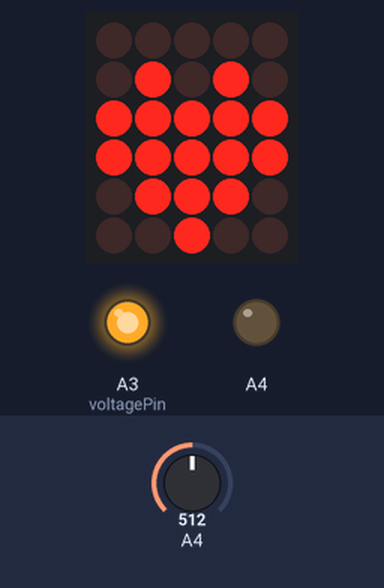
A sketch run on a simulated Arduino Uno, built with avr-gcc and run on an emulated ATmega328P. On the bench: 5×6 LED matrix, output pins drawn as LEDs (lit = HIGH). Wiring (inferred from the names in the program): LED matrix (orientation assumed): rows pin 7, pin 8, pin 9, pin 10, pin 11, pin 12; columns pin 2, pin 3, pin 4, pin 5, pin 6. The inputs (shaded band) are chosen by the test bench; at power-on: A4 = 512. Pins used as bus, display or sensor lines are not drawn; what the sketch prints to the serial monitor is not drawn.

Above: at 1.2 s.
1.3 s: A4 set to 415
4.3 s: A4 set to 382
At 5.3 s:
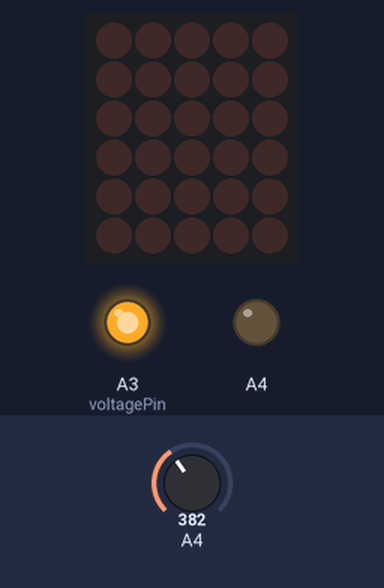
5.8 s: A4 set to 257
7.3 s: A4 set to 238
At 8.0 s:
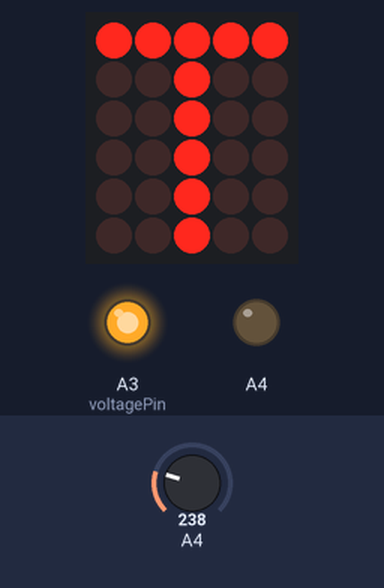
10.3 s: A4 set to 511
At 11.2 s:
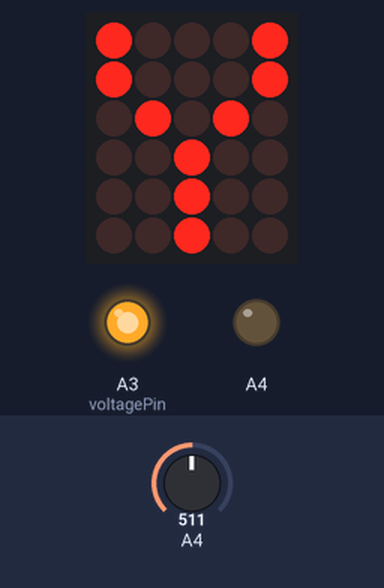
13.3 s: A4 set to 122
At 14.2 s:
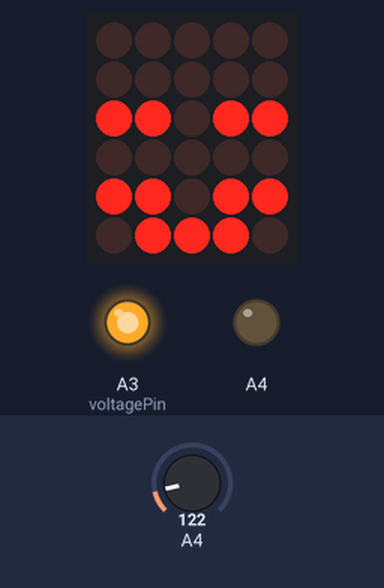
Timing chart, 0 to 15.6 s (numbered marks = the images above; inputs shaded):
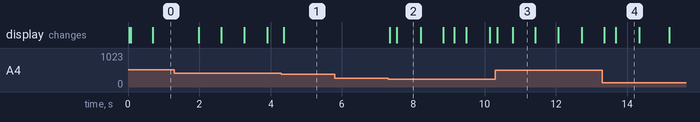

The sketch:

deskWriter.ino
```cpp
float timeCount = 0;
float timeCount1 = 0;
int speed = 500;
int voltagePin = A3;
byte idx;
byte colidx;
byte colsel [5] = {2,3,4,5,6};
byte rowsel [7] = {7,8,9,10,11,12,13};

byte HeartEMPTY[] = {0x00, 0x0a, 0x1f, 0x1f, 0x0e, 0x04, 0x00, 0x00};
byte HeartSOLID[] = {0xff, 0xf5, 0xe0, 0xe0, 0xf1, 0xfb, 0xff, 0xff};
byte smile[] = {0xff, 0xf5, 0xea, 0xff, 0xe4, 0xf1, 0xff, 0xff};
byte smile1[] = {0xff, 0xff, 0xe4, 0xff, 0xe4, 0xf1, 0xff, 0xff};

byte a[] = {0xf1, 0xee, 0xee, 0xee, 0xe0, 0xee, 0xee, 0xff};
byte t[] = {0xe0, 0xea, 0xfb, 0xfb, 0xfb, 0xfb, 0xf1, 0xff};
byte I[] = {0xe0, 0xfb, 0xfb, 0xfb, 0xfb, 0xfb, 0xe0, 0xff};
byte l[] = {0xfe, 0xfe, 0xfe, 0xfe, 0xfe, 0xfe, 0xe0, 0xff};

byte s[] = {0xf1, 0xee, 0xfe, 0xf1, 0xef, 0xee, 0xf1, 0xff};
byte e[] = {0xe0, 0xfe, 0xfe, 0xf0, 0xfe, 0xfe, 0xe0, 0xff};
byte n[] = {0xee, 0xee, 0xec, 0xea, 0xe6, 0xee, 0xee, 0xff};
byte i[] = {0xfb, 0xff, 0xf1, 0xfb, 0xfb, 0xfb, 0xf1, 0xff};

byte v[] = {0xee, 0xee, 0xee, 0xf5, 0xf5, 0xf5, 0xfb, 0xff};
byte y[] = {0xee, 0xee, 0xf5, 0xfb, 0xfb, 0xfb, 0xfb, 0xff};
byte o[] = {0xf1, 0xee, 0xee, 0xee, 0xee, 0xee, 0xf1, 0xff};
byte r[] = {0xf0, 0xee, 0xee, 0xf0, 0xfa, 0xf6, 0xee, 0xff};
byte u[] = {0xee, 0xee, 0xee, 0xee, 0xee, 0xee, 0xf1, 0xff};
byte m[] = {0xee, 0xe4, 0xe4, 0xea, 0xea, 0xee, 0xee, 0xff};

byte clr[] = {0xff, 0xff, 0xff, 0xff, 0xff, 0xff, 0xff, 0xff};

void setup(){

pinMode(voltagePin, OUTPUT);
analogWrite(voltagePin,1024);
analogWrite(A4,100);
Serial.begin(9600);
  for (idx=2; idx < 7; idx++) // prep COLs
  {
    pinMode (idx,OUTPUT);
    digitalWrite (idx,LOW);  // COL off
  }
  for (idx=7; idx < 14; idx++) // prep ROWs
  {
    pinMode (idx,OUTPUT);
    digitalWrite (idx,HIGH);  // ROW off
  }
}


void loop(){

if (analogRead(A4)>400) {
  iLoveYou();
}

if (analogRead(A4)<250) {
  happyNewYear();
}

Serial.println(analogRead(A4));
}

void emojis() {
delay(2);
timeCount1 += 1;

if(timeCount1 <  100) {
drawScreen(HeartEMPTY);
}

else if (timeCount1 <  300) {
drawScreen(HeartSOLID);
}

else if (timeCount1 <  400) {
drawScreen(smile);
}

else if (timeCount1 <  500) {
drawScreen(smile1);
}

else if (timeCount1 <  650) {
drawScreen(smile);
}

else if (timeCount1 <  750) {
drawScreen(smile1);
}

else if (timeCount1 <  850) {
drawScreen(smile);
}

else if (timeCount1 <  800) {
drawScreen(smile1);
}

else {
  timeCount1 = 0;
  timeCount = 0;

  }
}

void iLoveYou() {
  delay(2);
timeCount += 1;

if(timeCount <  100) {
drawScreen(HeartEMPTY);
}

else if (timeCount <  300) {
drawScreen(HeartSOLID);
}

else if (timeCount <  400) {
drawScreen(s);
}

else if (timeCount <  500) {
drawScreen(e);
}

else if (timeCount <  600) {
drawScreen(n);
}

else if (timeCount <  800) {
drawScreen(i);
}


else if (timeCount <  900) {
drawScreen(s);
}

else if (timeCount <  1000) {
drawScreen(e);
}

else if (timeCount <  1100) {
drawScreen(v);
}

else if (timeCount <  1200) {
drawScreen(i);
}

else if (timeCount <  1300) {
drawScreen(y);
}

else if (timeCount <  1400) {
drawScreen(o);
}

else if (timeCount <  1500) {
drawScreen(r);
}

else if (timeCount <  1600) {
drawScreen(u);
}

else if (timeCount <  1700) {
drawScreen(m);
}

else if(timeCount <  1800) {
drawScreen(HeartSOLID);
}

else if (timeCount <  2000) {
drawScreen(HeartEMPTY);
}
else if (timeCount <  2100) {
drawScreen(clr);
}

else {
// back to the start
timeCount = 0;
}
}

void happyNewYear() {
  delay(2);
timeCount += 1;

if(timeCount <  100) {
drawScreen(m);
}

else if (timeCount <  200) {
drawScreen(u);
}

else if (timeCount <  300) {
drawScreen(t);
}

else if (timeCount <  400) {
drawScreen(l);
}

else if (timeCount <  600) {
drawScreen(u);
}


else if (timeCount <  700) {
drawScreen(y);
}

else if (timeCount <  800) {
drawScreen(I);
}

else if (timeCount <  900) {
drawScreen(l);
}

else if (timeCount <  950) {
drawScreen(clr);
}

else if (timeCount <  1000) {
drawScreen(l);
}

else if (timeCount <  1100) {
drawScreen(a);
}

else if (timeCount <  1200) {
drawScreen(r);
}

else if (timeCount <  1300) {
drawScreen(smile);
}

else if (timeCount <  1400) {
drawScreen(smile1);
}

else if (timeCount <  1650) {
drawScreen(smile);
}

else if (timeCount <  1750) {
drawScreen(smile1);
}

else {
// back to the start
emojis();
}
}

void drawScreen(byte buffer2[])
 {
   // Turn on each row in series
    for (int i=0; i<7; i++)        // count next row
     {
        digitalWrite(rowsel[i], HIGH);    //initiate whole row
        for (int a = 0; a < 5; a++)    // count next row
        {
          // if You set (~buffer2[i] >> a) then You will have positive
          digitalWrite(colsel[a], (buffer2[i] >> a) & 0x01); // initiate whole column

          delayMicroseconds(100);       // uncoment deley for diferent speed of display
          //delayMicroseconds(1000);
          //delay(10);
          //delay(100);

          digitalWrite(colsel[a], 1);      // reset whole column
        }
        digitalWrite(rowsel[i], LOW);     // reset whole row
        // otherwise last row will intersect with next row
    }
}
```

Measured:
- the behaviour switches between 401 and 400 on A4 (found by bisection; images 0 and 1)
- the behaviour switches between 250 and 249 on A4 (found by bisection; images 1 and 2)
- after the input at 4.3 s, the display: changes after 0.06 s (image 1)
- after the input at 7.3 s, the display: first changes after 0.05 s (image 2 shows a later state)
- after the input at 10.3 s, the display: first changes after 0.06 s (image 3 shows a later state)
- after the input at 13.3 s, the display: first changes after 0.06 s (image 4 shows a later state)
- what the display in image 2 shows lasts 0.7 s, from 7.5 s to 8.2 s
